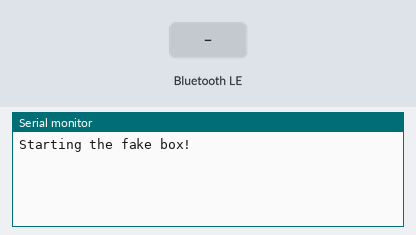
This sketch was run on a simulated ESP32. On the bench: the last lines printed to the serial monitor. The test bench sets the inputs (shaded band). Nothing arrives over Bluetooth unless stated; a phone connects over Bluetooth LE 3 s after start.

Above: at 1.2 s.
1.3 s: Bluetooth LE write "1" received
At 2.4 s:
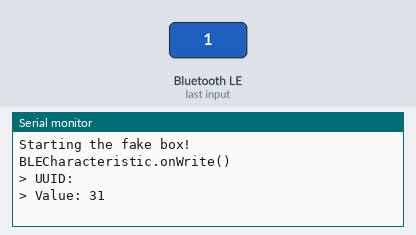
2.8 s: Bluetooth LE write "0" received
At 2.96 s:
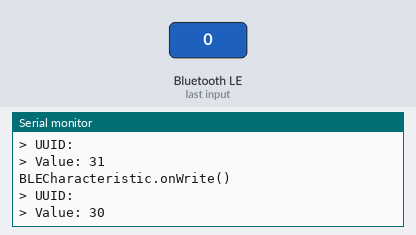
4.5 s: Bluetooth LE write "2" received
At 4.9 s:
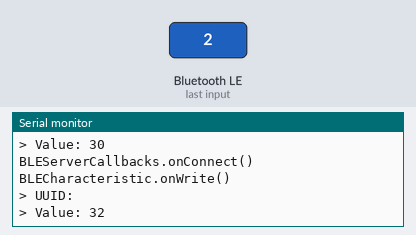

Measured:
- after the input at 1.3 s, the serial monitor: prints a new line at once (image 1)
- after the input at 2.8 s, the serial monitor: prints a new line at once (image 2)
- after the input at 4.5 s, the serial monitor: prints a new line at once (image 3)

The sketch:

OpenBar.ino
```cpp
#include <BLEDevice.h>
#include <BLEUtils.h>
#include "BLEUUID.h"
#include <BLEServer.h>
#include <BLE2902.h>

uint8_t  BLE_ADDRESS[6] = {0xDE, 0xAD, 0xBE, 0xEF, 0x13, 0x37};

#define SERVICE_UUID            "0000ffe0-0000-1000-8000-00805f9b34fb"
#define CHARACTERISTIC_UUID_1   "0000ffe1-0000-1000-8000-00805f9b34fb"
#define CHARACTERISTIC_UUID_2   "00001143-0000-1000-8000-00805f9b34fb"

bool deviceConnected = false;

class MyServerCallbacks: public BLEServerCallbacks {
  void onConnect(BLEServer* pServer) {
    deviceConnected = true;
    Serial.println(F("BLEServerCallbacks.onConnect()"));
  }

  void onDisconnect(BLEServer* pServer) {
    deviceConnected = false;
    Serial.println(F("BLEServerCallbacks.onDisconnect()"));
    ESP.restart(); // easier than restarting advertising
  }
};

class MyCallbacks: public BLECharacteristicCallbacks {
  void onRead(BLECharacteristic *pCharacteristic) {
    std::string uuid = pCharacteristic->getUUID().toString();

    uint8_t data[1] = {0x00};
    pCharacteristic->setValue(data, 1);

    std::string value = pCharacteristic->getValue();

    Serial.println(F("BLECharacteristic.onRead()"));
    Serial.print(F("> UUID:  "));
    Serial.println(uuid.c_str());
    Serial.print(F("> Value: "));
    for (uint8_t i = 0; i < value.length(); i++)
      Serial.printf("%02X ", value[i]);
    Serial.println();
	}

  void onWrite(BLECharacteristic *pCharacteristic) {
    std::string uuid = pCharacteristic->getUUID().toString();
    std::string value = pCharacteristic->getValue();

    Serial.println(F("BLECharacteristic.onWrite()"));
    Serial.print(F("> UUID:  "));
    Serial.println(uuid.c_str());
    Serial.print(F("> Value: "));
    for (uint8_t i = 0; i < value.length(); i++)
      Serial.printf("%02X ", value[i]);
    Serial.println();
  }
};

void setup() {
  Serial.begin(115200);
  Serial.println("Starting the fake box!");

  BLEDevice::init("Arduino");

  BLEServer *pServer = BLEDevice::createServer();
  pServer->setCallbacks(new MyServerCallbacks());

  BLEService *pService = pServer->createService(SERVICE_UUID);

  BLECharacteristic *pCharacteristic_1 = pService->createCharacteristic(
    CHARACTERISTIC_UUID_1,
    BLECharacteristic::PROPERTY_WRITE |
    BLECharacteristic::PROPERTY_WRITE_NR
  );
  pCharacteristic_1->setCallbacks(new MyCallbacks());

  BLECharacteristic *pCharacteristic_2 = pService->createCharacteristic(
    CHARACTERISTIC_UUID_2,
    BLECharacteristic::PROPERTY_BROADCAST |
    BLECharacteristic::PROPERTY_NOTIFY |
    BLECharacteristic::PROPERTY_READ
  );
  pCharacteristic_2->setCallbacks(new MyCallbacks());
  pCharacteristic_2->addDescriptor(new BLE2902());

  pService->start();

  // Data Types
  // 0x01: Flags
  // 0x06: Incomplete List of 128-bit Service Class UUIDs
  // 0x09: Local Name
  BLEAdvertisementData advData = BLEAdvertisementData();
  advData.setFlags(0x06);         // 0x01
  advData.setPartialServices(BLEUUID::fromString(SERVICE_UUID));

  BLEAdvertising *pAdvertising = BLEDevice::getAdvertising();
  pAdvertising->setAdvertisementData(advData);

  BLEAdvertisementData scanData =  BLEAdvertisementData();
  scanData.setName("OpenBar");    // 0x09

  pAdvertising->setScanResponseData(scanData);
  pAdvertising->setDeviceAddress(BLE_ADDRESS);
  pAdvertising->setScanResponse(true);
  pAdvertising->setMinPreferred(0x06);
  pAdvertising->setMinPreferred(0x12);

  BLEDevice::startAdvertising();
}

void loop() {
  delay(2000);
}
```
